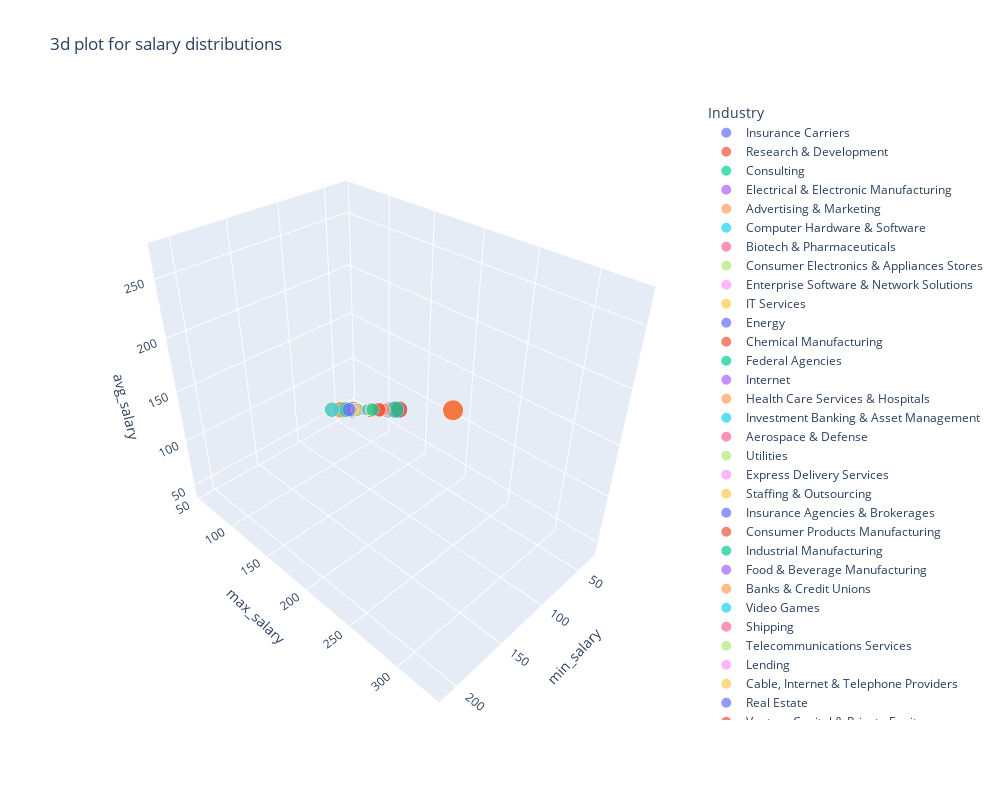

The notebook cell saved with this chart:
### Markdown cell above
The scatter plot on the left shows the relationship betweeen minimum salaries (horizontal axis) and maximum salaries (vertical axis) for various roles (dots). A line of best fit (shown in red) indicates a positive correlation: As the minimum salary increases, so does the maximum salary. This suggests that roles with higher entry requirements tend to offer greater earning potential. 

The box plot provides a summary of the salary ranges for minimum and maximum salaries, highlighting the interquartile range and outliers. We are able to understand the salary structures and could help candidates negotiate salaries based on financial goals.

### Code cell
fig = px.scatter_3d(data_frame=df, x='min_salary', y='max_salary', z='avg_salary',
                    color='Industry', size='min_salary', title='3d plot for salary distributions',
                   width=1000, height=800)
#fig.layout.height = 500
fig.show()

### Figure 1 — Plotly figure (JSON) as saved in the notebook; plotly's stock layout.template omitted (floating-point values rounded to 4 significant figures)
{"data": [{"hovertemplate": "Industry=Insurance Carriers<br>min_salary=%{marker.size}<br>max_salary=%{y}<br>avg_salary=%{z}<extra></extra>", "legendgroup": "Insurance Carriers", "marker": {"color": "#636efa", "size": [137, 137, 75, 75, 79, 79, 90, 101, 56, 56, 79, 71, 71, 90, 90, 90, 145, 79, 112, 112, 110, 69, 66, 66, 128, 87, 92, 92], "sizemode": "area", "sizeref": 0.53, "symbol": "circle"}, "mode": "markers", "name": "Insurance Carriers", "scene": "scene", "showlegend": true, "type": "scatter3d", "x": [137, 137, 75, 75, 79, 79, 90, 101, 56, 56, 79, 71, 71, 90, 90, 90, 145, 79, 112, 112, 110, 69, 66, 66, 128, 87, 92, 92], "y": [171, 171, 131, 131, 131, 131, 109, 165, 97, 97, 106, 123, 123, 124, 124, 124, 225, 147, 116, 116, 163, 116, 112, 112, 201, 141, 155, 155], "z": [154, 154, 103, 103, 105, 105, 99, 133, 76, 76, 92, 97, 97, 107, 107, 107, 185, 113, 114, 114, 136, 92, 89, 89, 164, 114, 123, 123]}, {"hovertemplate": "Industry=Research & Development<br>min_salary=%{marker.size}<br>max_salary=%{y}<br>avg_salary=%{z}<extra></extra>", "legendgroup": "Research & Development", "marker": {"color": "#EF553B", "size": [137, 79, 101, 79, 79, 90, 79, 112, 112, 79, 31, 212, 212, 212, 66, 87, 92], "sizemode": "area", "sizeref": 0.53, "symbol": "circle"}, "mode": "markers", "name": "Research & Development", "scene": "scene", "showlegend": true, "type": "scatter3d", "x": [137, 79, 101, 79, 79, 90, 79, 112, 112, 79, 31, 212, 212, 212, 66, 87, 92], "y": [171, 131, 165, 106, 106, 124, 147, 116, 116, 133, 56, 331, 331, 331, 112, 141, 155], "z": [154, 105, 133, 92, 92, 107, 113, 114, 114, 106, 43, 271, 271, 271, 89, 114, 123]}, {"hovertemplate": "Industry=Consulting<br>min_salary=%{marker.size}<br>max_salary=%{y}<br>avg_salary=%{z}<extra></extra>", "legendgroup": "Consulting", "marker": {"color": "#00cc96", "size": [137, 137, 137, 75, 79, 99, 99, 99, 79, 90, 91, 91, 122, 122, 112, 124, 124, 69, 69, 95, 95, 212, 128, 128, 80, 87, 87, 87, 92, 92], "sizemode": "area", "sizeref": 0.53, "symbol": "circle"}, "mode": "markers", "name": "Consulting", "scene": "scene", "showlegend": true, "type": "scatter3d", "x": [137, 137, 137, 75, 79, 99, 99, 99, 79, 90, 91, 91, 122, 122, 112, 124, 124, 69, 69, 95, 95, 212, 128, 128, 80, 87, 87, 87, 92, 92], "y": [171, 171, 171, 131, 131, 132, 132, 132, 106, 124, 150, 150, 146, 146, 116, 198, 198, 116, 116, 119, 119, 331, 201, 201, 132, 141, 141, 141, 155, 155], "z": [154, 154, 154, 103, 105, 115, 115, 115, 92, 107, 120, 120, 134, 134, 114, 161, 161, 92, 92, 107, 107, 271, 164, 164, 106, 114, 114, 114, 123, 123]}, {"hovertemplate": "Industry=Electrical & Electronic Manufacturing<br>min_salary=%{marker.size}<br>max_salary=%{y}<br>avg_salary=%{z}<extra></extra>", "legendgroup": "Electrical & Electronic Manufacturing", "marker": {"color": "#ab63fa", "size": [137, 90, 141], "sizemode": "area", "sizeref": 0.53, "symbol": "circle"}, "mode": "markers", "name": "Electrical & Electronic Manufacturing", "scene": "scene", "showlegend": true, "type": "scatter3d", "x": [137, 90, 141], "y": [171, 109, 225], "z": [154, 99, 183]}, {"hovertemplate": "Industry=Advertising & Marketing<br>min_salary=%{marker.size}<br>max_salary=%{y}<br>avg_salary=%{z}<extra></extra>", "legendgroup": "Advertising & Marketing", "marker": {"color": "#FFA15A", "size": [137, 137, 75, 79, 99, 99, 90, 90, 90, 56, 56, 79, 90, 90, 110, 69, 138, 138, 80, 105, 105], "sizemode": "area", "sizeref": 0.53, "symbol": "circle"}, "mode": "markers", "name": "Advertising & Marketing", "scene": "scene", "showlegend": true, "type": "scatter3d", "x": [137, 137, 75, 79, 99, 99, 90, 90, 90, 56, 56, 79, 90, 90, 110, 69, 138, 138, 80, 105, 105], "y": [171, 171, 131, 131, 132, 132, 109, 109, 109, 97, 97, 106, 124, 124, 163, 116, 158, 158, 132, 167, 167], "z": [154, 154, 103, 105, 115, 115, 99, 99, 99, 76, 76, 92, 107, 107, 136, 92, 148, 148, 106, 136, 136]}, {"hovertemplate": "Industry=Computer Hardware & Software<br>min_salary=%{marker.size}<br>max_salary=%{y}<br>avg_salary=%{z}<extra></extra>", "legendgroup": "Computer Hardware & Software", "marker": {"color": "#19d3f3", "size": [137, 137, 137, 137, 75, 79, 79, 79, 79, 79, 99, 99, 99, 99, 99, 99, 90, 90, 90, 101, 101, 56, 79, 79, 90, 90, 90, 91, 141, 145, 79, 79, 79, 122, 122, 112, 112, 110, 110, 79, 69, 31, 31, 95, 212, 66, 128, 128, 128, 138, 80, 87, 87, 92, 92], "sizemode": "area", "sizeref": 0.53, "symbol": "circle"}, "mode": "markers", "name": "Computer Hardware & Software", "scene": "scene", "showlegend": true, "type": "scatter3d", "x": [137, 137, 137, 137, 75, 79, 79, 79, 79, 79, 99, 99, 99, 99, 99, 99, 90, 90, 90, 101, 101, 56, 79, 79, 90, 90, 90, 91, 141, 145, 79, 79, 79, 122, 122, 112, 112, 110, 110, 79, 69, 31, 31, 95, 212, 66, 128, 128, 128, 138, 80, 87, 87, 92, 92], "y": [171, 171, 171, 171, 131, 131, 131, 131, 131, 131, 132, 132, 132, 132, 132, 132, 109, 109, 109, 165, 165, 97, 106, 106, 124, 124, 124, 150, 225, 225, 147, 147, 147, 146, 146, 116, 116, 163, 163, 133, 116, 56, 56, 119, 331, 112, 201, 201, 201, 158, 132, 141, 141, 155, 155], "z": [154, 154, 154, 154, 103, 105, 105, 105, 105, 105, 115, 115, 115, 115, 115, 115, 99, 99, 99, 133, 133, 76, 92, 92, 107, 107, 107, 120, 183, 185, 113, 113, 113, 134, 134, 114, 114, 136, 136, 106, 92, 43, 43, 107, 271, 89, 164, 164, 164, 148, 106, 114, 114, 123, 123]}, {"hovertemplate": "Industry=Biotech & Pharmaceuticals<br>min_salary=%{marker.size}<br>max_salary=%{y}<br>avg_salary=%{z}<extra></extra>", "legendgroup": "Biotech & Pharmaceuticals", "marker": {"color": "#FF6692", "size": [137, 75, 75, 75, 75, 75, 79, 79, 79, 79, 79, 79, 99, 99, 90, 90, 90, 90, 90, 90, 101, 101, 101, 56, 56, 56, 56, 56, 56, 79, 79, 79, 71, 90, 90, 91, 91, 141, 145, 145, 79, 112, 112, 110, 110, 110, 124, 79, 69, 31, 95, 212, 212, 212, 128, 128, 128, 128, 138, 80, 80, 92, 105], "sizemode": "area", "sizeref": 0.53, "symbol": "circle"}, "mode": "markers", "name": "Biotech & Pharmaceuticals", "scene": "scene", "showlegend": true, "type": "scatter3d", "x": [137, 75, 75, 75, 75, 75, 79, 79, 79, 79, 79, 79, 99, 99, 90, 90, 90, 90, 90, 90, 101, 101, 101, 56, 56, 56, 56, 56, 56, 79, 79, 79, 71, 90, 90, 91, 91, 141, 145, 145, 79, 112, 112, 110, 110, 110, 124, 79, 69, 31, 95, 212, 212, 212, 128, 128, 128, 128, 138, 80, 80, 92, 105], "y": [171, 131, 131, 131, 131, 131, 131, 131, 131, 131, 131, 131, 132, 132, 109, 109, 109, 109, 109, 109, 165, 165, 165, 97, 97, 97, 97, 97, 97, 106, 106, 106, 123, 124, 124, 150, 150, 225, 225, 225, 147, 116, 116, 163, 163, 163, 198, 133, 116, 56, 119, 331, 331, 331, 201, 201, 201, 201, 158, 132, 132, 155, 167], "z": [154, 103, 103, 103, 103, 103, 105, 105, 105, 105, 105, 105, 115, 115, 99, 99, 99, 99, 99, 99, 133, 133, 133, 76, 76, 76, 76, 76, 76, 92, 92, 92, 97, 107, 107, 120, 120, 183, 185, 185, 113, 114, 114, 136, 136, 136, 161, 106, 92, 43, 107, 271, 271, 271, 164, 164, 164, 164, 148, 106, 106, 123, 136]}, {"hovertemplate": "Industry=Consumer Electronics & Appliances Stores<br>min_salary=%{marker.size}<br>max_salary=%{y}<br>avg_salary=%{z}<extra></extra>", "legendgroup": "Consumer Electronics & Appliances Stores", "marker": {"color": "#B6E880", "size": [137, 79], "sizemode": "area", "sizeref": 0.53, "symbol": "circle"}, "mode": "markers", "name": "Consumer Electronics & Appliances Stores", "scene": "scene", "showlegend": true, "type": "scatter3d", "x": [137, 79], "y": [171, 131], "z": [154, 105]}, {"hovertemplate": "Industry=Enterprise Software & Network Solutions<br>min_salary=%{marker.size}<br>max_salary=%{y}<br>avg_salary=%{z}<extra></extra>", "legendgroup": "Enterprise Software & Network Solutions", "marker": {"color": "#FF97FF", "size": [137, 137, 137, 137, 75, 75, 75, 75, 75, 75, 75, 79, 99, 99, 99, 99, 90, 90, 90, 101, 101, 101, 79, 90, 91, 145, 122, 122, 122, 112, 110, 110, 124, 31, 31, 66, 138, 138, 80, 87, 92, 92], "sizemode": "area", "sizeref": 0.53, "symbol": "circle"}, "mode": "markers", "name": "Enterprise Software & Network Solutions", "scene": "scene", "showlegend": true, "type": "scatter3d", "x": [137, 137, 137, 137, 75, 75, 75, 75, 75, 75, 75, 79, 99, 99, 99, 99, 90, 90, 90, 101, 101, 101, 79, 90, 91, 145, 122, 122, 122, 112, 110, 110, 124, 31, 31, 66, 138, 138, 80, 87, 92, 92], "y": [171, 171, 171, 171, 131, 131, 131, 131, 131, 131, 131, 131, 132, 132, 132, 132, 109, 109, 109, 165, 165, 165, 106, 124, 150, 225, 146, 146, 146, 116, 163, 163, 198, 56, 56, 112, 158, 158, 132, 141, 155, 155], "z": [154, 154, 154, 154, 103, 103, 103, 103, 103, 103, 103, 105, 115, 115, 115, 115, 99, 99, 99, 133, 133, 133, 92, 107, 120, 185, 134, 134, 134, 114, 136, 136, 161, 43, 43, 89, 148, 148, 106, 114, 123, 123]}, {"hovertemplate": "Industry=IT Services<br>min_salary=%{marker.size}<br>max_salary=%{y}<br>avg_salary=%{z}<extra></extra>", "legendgroup": "IT Services", "marker": {"color": "#FECB52", "size": [137, 75, 75, 79, 79, 90, 101, 56, 56, 79, 79, 79, 71, 71, 90, 90, 91, 91, 91, 141, 141, 145, 145, 79, 79, 122, 112, 110, 124, 124, 79, 69, 69, 69, 31, 31, 95, 212, 66, 66, 66, 66, 66, 66, 80, 80, 80, 87, 87, 92, 105, 105], "sizemode": "area", "sizeref": 0.53, "symbol": "circle"}, "mode": "markers", "name": "IT Services", "scene": "scene", "showlegend": true, "type": "scatter3d", "x": [137, 75, 75, 79, 79, 90, 101, 56, 56, 79, 79, 79, 71, 71, 90, 90, 91, 91, 91, 141, 141, 145, 145, 79, 79, 122, 112, 110, 124, 124, 79, 69, 69, 69, 31, 31, 95, 212, 66, 66, 66, 66, 66, 66, 80, 80, 80, 87, 87, 92, 105, 105], "y": [171, 131, 131, 131, 131, 109, 165, 97, 97, 106, 106, 106, 123, 123, 124, 124, 150, 150, 150, 225, 225, 225, 225, 147, 147, 146, 116, 163, 198, 198, 133, 116, 116, 116, 56, 56, 119, 331, 112, 112, 112, 112, 112, 112, 132, 132, 132, 141, 141, 155, 167, 167], "z": [154, 103, 103, 105, 105, 99, 133, 76, 76, 92, 92, 92, 97, 97, 107, 107, 120, 120, 120, 183, 183, 185, 185, 113, 113, 134, 114, 136, 161, 161, 106, 92, 92, 92, 43, 43, 107, 271, 89, 89, 89, 89, 89, 89, 106, 106, 106, 114, 114, 123, 136, 136]}, {"hovertemplate": "Industry=Energy<br>min_salary=%{marker.size}<br>max_salary=%{y}<br>avg_salary=%{z}<extra></extra>", "legendgroup": "Energy", "marker": {"color": "#636efa", "size": [137, 56, 91, 112, 66], "sizemode": "area", "sizeref": 0.53, "symbol": "circle"}, "mode": "markers", "name": "Energy", "scene": "scene", "showlegend": true, "type": "scatter3d", "x": [137, 56, 91, 112, 66], "y": [171, 97, 150, 116, 112], "z": [154, 76, 120, 114, 89]}, {"hovertemplate": "Industry=Chemical Manufacturing<br>min_salary=%{marker.size}<br>max_salary=%{y}<br>avg_salary=%{z}<extra></extra>", "legendgroup": "Chemical Manufacturing", "marker": {"color": "#EF553B", "size": [137, 137, 56], "sizemode": "area", "sizeref": 0.53, "symbol": "circle"}, "mode": "markers", "name": "Chemical Manufacturing", "scene": "scene", "showlegend": true, "type": "scatter3d", "x": [137, 137, 56], "y": [171, 171, 97], "z": [154, 154, 76]}, {"hovertemplate": "Industry=Federal Agencies<br>min_salary=%{marker.size}<br>max_salary=%{y}<br>avg_salary=%{z}<extra></extra>", "legendgroup": "Federal Agencies", "marker": {"color": "#00cc96", "size": [137, 137, 75, 90, 101, 56, 71, 91, 145, 79, 110, 128, 128, 138, 138, 80], "sizemode": "area", "sizeref": 0.53, "symbol": "circle"}, "mode": "markers", "name": "Federal Agencies", "scene": "scene", "showlegend": true, "type": "scatter3d", "x": [137, 137, 75, 90, 101, 56, 71, 91, 145, 79, 110, 128, 128, 138, 138, 80], "y": [171, 171, 131, 109, 165, 97, 123, 150, 225, 147, 163, 201, 201, 158, 158, 132], "z": [154, 154, 103, 99, 133, 76, 97, 120, 185, 113, 136, 164, 164, 148, 148, 106]}, {"hovertemplate": "Industry=Internet<br>min_salary=%{marker.size}<br>max_salary=%{y}<br>avg_salary=%{z}<extra></extra>", "legendgroup": "Internet", "marker": {"color": "#ab63fa", "size": [137, 137, 75, 75, 79, 79, 79, 99, 99, 56, 79, 71, 71, 71, 91, 141, 145, 112, 124, 124, 79, 69, 95, 66, 128, 128, 80], "sizemode": "area", "sizeref": 0.53, "symbol": "circle"}, "mode": "markers", "name": "Internet", "scene": "scene", "showlegend": true, "type": "scatter3d", "x": [137, 137, 75, 75, 79, 79, 79, 99, 99, 56, 79, 71, 71, 71, 91, 141, 145, 112, 124, 124, 79, 69, 95, 66, 128, 128, 80], "y": [171, 171, 131, 131, 131, 131, 131, 132, 132, 97, 106, 123, 123, 123, 150, 225, 225, 116, 198, 198, 133, 116, 119, 112, 201, 201, 132], "z": [154, 154, 103, 103, 105, 105, 105, 115, 115, 76, 92, 97, 97, 97, 120, 183, 185, 114, 161, 161, 106, 92, 107, 89, 164, 164, 106]}, {"hovertemplate": "Industry=Health Care Services & Hospitals<br>min_salary=%{marker.size}<br>max_salary=%{y}<br>avg_salary=%{z}<extra></extra>", "legendgroup": "Health Care Services & Hospitals", "marker": {"color": "#FFA15A", "size": [137, 75, 75, 79, 99, 99, 99, 56, 79, 145, 112, 110, 110, 95, 138, 80, 80, 87], "sizemode": "area", "sizeref": 0.53, "symbol": "circle"}, "mode": "markers", "name": "Health Care Services & Hospitals", "scene": "scene", "showlegend": true, "type": "scatter3d", "x": [137, 75, 75, 79, 99, 99, 99, 56, 79, 145, 112, 110, 110, 95, 138, 80, 80, 87], "y": [171, 131, 131, 131, 132, 132, 132, 97, 106, 225, 116, 163, 163, 119, 158, 132, 132, 141], "z": [154, 103, 103, 105, 115, 115, 115, 76, 92, 185, 114, 136, 136, 107, 148, 106, 106, 114]}, {"hovertemplate": "Industry=Investment Banking & Asset Management<br>min_salary=%{marker.size}<br>max_salary=%{y}<br>avg_salary=%{z}<extra></extra>", "legendgroup": "Investment Banking & Asset Management", "marker": {"color": "#19d3f3", "size": [137, 75, 75, 79, 99, 99, 71, 71, 79, 79, 79, 31, 128], "sizemode": "area", "sizeref": 0.53, "symbol": "circle"}, "mode": "markers", "name": "Investment Banking & Asset Management", "scene": "scene", "showlegend": true, "type": "scatter3d", "x": [137, 75, 75, 79, 99, 99, 71, 71, 79, 79, 79, 31, 128], "y": [171, 131, 131, 131, 132, 132, 123, 123, 147, 147, 133, 56, 201], "z": [154, 103, 103, 105, 115, 115, 97, 97, 113, 113, 106, 43, 164]}, {"hovertemplate": "Industry=Aerospace & Defense<br>min_salary=%{marker.size}<br>max_salary=%{y}<br>avg_salary=%{z}<extra></extra>", "legendgroup": "Aerospace & Defense", "marker": {"color": "#FF6692", "size": [137, 75, 99, 99, 90, 101, 56, 79, 71, 90, 91, 141, 145, 79, 79, 122, 112, 110, 110, 124, 31, 31, 212, 128, 138, 138, 138, 80, 80, 87, 87, 92, 105, 105], "sizemode": "area", "sizeref": 0.53, "symbol": "circle"}, "mode": "markers", "name": "Aerospace & Defense", "scene": "scene", "showlegend": true, "type": "scatter3d", "x": [137, 75, 99, 99, 90, 101, 56, 79, 71, 90, 91, 141, 145, 79, 79, 122, 112, 110, 110, 124, 31, 31, 212, 128, 138, 138, 138, 80, 80, 87, 87, 92, 105, 105], "y": [171, 131, 132, 132, 109, 165, 97, 106, 123, 124, 150, 225, 225, 147, 147, 146, 116, 163, 163, 198, 56, 56, 331, 201, 158, 158, 158, 132, 132, 141, 141, 155, 167, 167], "z": [154, 103, 115, 115, 99, 133, 76, 92, 97, 107, 120, 183, 185, 113, 113, 134, 114, 136, 136, 161, 43, 43, 271, 164, 148, 148, 148, 106, 106, 114, 114, 123, 136, 136]}, {"hovertemplate": "Industry=Utilities<br>min_salary=%{marker.size}<br>max_salary=%{y}<br>avg_salary=%{z}<extra></extra>", "legendgroup": "Utilities", "marker": {"color": "#B6E880", "size": [75, 90, 91], "sizemode": "area", "sizeref": 0.53, "symbol": "circle"}, "mode": "markers", "name": "Utilities", "scene": "scene", "showlegend": true, "type": "scatter3d", "x": [75, 90, 91], "y": [131, 109, 150], "z": [103, 99, 120]}, {"hovertemplate": "Industry=Express Delivery Services<br>min_salary=%{marker.size}<br>max_salary=%{y}<br>avg_salary=%{z}<extra></extra>", "legendgroup": "Express Delivery Services", "marker": {"color": "#FF97FF", "size": [75, 124], "sizemode": "area", "sizeref": 0.53, "symbol": "circle"}, "mode": "markers", "name": "Express Delivery Services", "scene": "scene", "showlegend": true, "type": "scatter3d", "x": [75, 124], "y": [131, 198], "z": [103, 161]}, {"hovertemplate": "Industry=Staffing & Outsourcing<br>min_salary=%{marker.size}<br>max_salary=%{y}<br>avg_salary=%{z}<extra></extra>", "legendgroup": "Staffing & Outsourcing", "marker": {"color": "#FECB52", "size": [75, 79, 90, 101, 79, 91, 141, 145, 79, 122, 112, 112, 112, 124, 124, 79, 69, 69, 69, 31, 95, 95, 95, 212, 212, 212, 66, 66, 66, 128, 87, 87, 92, 105], "sizemode": "area", "sizeref": 0.53, "symbol": "circle"}, "mode": "markers", "name": "Staffing & Outsourcing", "scene": "scene", "showlegend": true, "type": "scatter3d", "x": [75, 79, 90, 101, 79, 91, 141, 145, 79, 122, 112, 112, 112, 124, 124, 79, 69, 69, 69, 31, 95, 95, 95, 212, 212, 212, 66, 66, 66, 128, 87, 87, 92, 105], "y": [131, 131, 109, 165, 106, 150, 225, 225, 147, 146, 116, 116, 116, 198, 198, 133, 116, 116, 116, 56, 119, 119, 119, 331, 331, 331, 112, 112, 112, 201, 141, 141, 155, 167], "z": [103, 105, 99, 133, 92, 120, 183, 185, 113, 134, 114, 114, 114, 161, 161, 106, 92, 92, 92, 43, 107, 107, 107, 271, 271, 271, 89, 89, 89, 164, 114, 114, 123, 136]}, {"hovertemplate": "Industry=Insurance Agencies & Brokerages<br>min_salary=%{marker.size}<br>max_salary=%{y}<br>avg_salary=%{z}<extra></extra>", "legendgroup": "Insurance Agencies & Brokerages", "marker": {"color": "#636efa", "size": [75, 79, 122, 31], "sizemode": "area", "sizeref": 0.53, "symbol": "circle"}, "mode": "markers", "name": "Insurance Agencies & Brokerages", "scene": "scene", "showlegend": true, "type": "scatter3d", "x": [75, 79, 122, 31], "y": [131, 131, 146, 56], "z": [103, 105, 134, 43]}, {"hovertemplate": "Industry=Consumer Products Manufacturing<br>min_salary=%{marker.size}<br>max_salary=%{y}<br>avg_salary=%{z}<extra></extra>", "legendgroup": "Consumer Products Manufacturing", "marker": {"color": "#EF553B", "size": [79, 79, 110, 69, 138], "sizemode": "area", "sizeref": 0.53, "symbol": "circle"}, "mode": "markers", "name": "Consumer Products Manufacturing", "scene": "scene", "showlegend": true, "type": "scatter3d", "x": [79, 79, 110, 69, 138], "y": [131, 147, 163, 116, 158], "z": [105, 113, 136, 92, 148]}, {"hovertemplate": "Industry=Industrial Manufacturing<br>min_salary=%{marker.size}<br>max_salary=%{y}<br>avg_salary=%{z}<extra></extra>", "legendgroup": "Industrial Manufacturing", "marker": {"color": "#00cc96", "size": [79, 90, 128], "sizemode": "area", "sizeref": 0.53, "symbol": "circle"}, "mode": "markers", "name": "Industrial Manufacturing", "scene": "scene", "showlegend": true, "type": "scatter3d", "x": [79, 90, 128], "y": [131, 124, 201], "z": [105, 107, 164]}, {"hovertemplate": "Industry=Food & Beverage Manufacturing<br>min_salary=%{marker.size}<br>max_salary=%{y}<br>avg_salary=%{z}<extra></extra>", "legendgroup": "Food & Beverage Manufacturing", "marker": {"color": "#ab63fa", "size": [79, 99, 138, 92], "sizemode": "area", "sizeref": 0.53, "symbol": "circle"}, "mode": "markers", "name": "Food & Beverage Manufacturing", "scene": "scene", "showlegend": true, "type": "scatter3d", "x": [79, 99, 138, 92], "y": [131, 132, 158, 155], "z": [105, 115, 148, 123]}, {"hovertemplate": "Industry=Banks & Credit Unions<br>min_salary=%{marker.size}<br>max_salary=%{y}<br>avg_salary=%{z}<extra></extra>", "legendgroup": "Banks & Credit Unions", "marker": {"color": "#FFA15A", "size": [79, 99, 101, 91, 110, 138, 138, 87], "sizemode": "area", "sizeref": 0.53, "symbol": "circle"}, "mode": "markers", "name": "Banks & Credit Unions", "scene": "scene", "showlegend": true, "type": "scatter3d", "x": [79, 99, 101, 91, 110, 138, 138, 87], "y": [131, 132, 165, 150, 163, 158, 158, 141], "z": [105, 115, 133, 120, 136, 148, 148, 114]}, {"hovertemplate": "Industry=Video Games<br>min_salary=%{marker.size}<br>max_salary=%{y}<br>avg_salary=%{z}<extra></extra>", "legendgroup": "Video Games", "marker": {"color": "#19d3f3", "size": [99, 90, 141], "sizemode": "area", "sizeref": 0.53, "symbol": "circle"}, "mode": "markers", "name": "Video Games", "scene": "scene", "showlegend": true, "type": "scatter3d", "x": [99, 90, 141], "y": [132, 109, 225], "z": [115, 99, 183]}, {"hovertemplate": "Industry=Shipping<br>min_salary=%{marker.size}<br>max_salary=%{y}<br>avg_salary=%{z}<extra></extra>", "legendgroup": "Shipping", "marker": {"color": "#FF6692", "size": [99], "sizemode": "area", "sizeref": 0.53, "symbol": "circle"}, "mode": "markers", "name": "Shipping", "scene": "scene", "showlegend": true, "type": "scatter3d", "x": [99], "y": [132], "z": [115]}, {"hovertemplate": "Industry=Telecommunications Services<br>min_salary=%{marker.size}<br>max_salary=%{y}<br>avg_salary=%{z}<extra></extra>", "legendgroup": "Telecommunications Services", "marker": {"color": "#B6E880", "size": [99, 90, 101, 79, 105], "sizemode": "area", "sizeref": 0.53, "symbol": "circle"}, "mode": "markers", "name": "Telecommunications Services", "scene": "scene", "showlegend": true, "type": "scatter3d", "x": [99, 90, 101, 79, 105], "y": [132, 109, 165, 133, 167], "z": [115, 99, 133, 106, 136]}, {"hovertemplate": "Industry=Lending<br>min_salary=%{marker.size}<br>max_salary=%{y}<br>avg_salary=%{z}<extra></extra>", "legendgroup": "Lending", "marker": {"color": "#FF97FF", "size": [90, 90, 56, 79, 145, 124, 66], "sizemode": "area", "sizeref": 0.53, "symbol": "circle"}, "mode": "markers", "name": "Lending", "scene": "scene", "showlegend": true, "type": "scatter3d", "x": [90, 90, 56, 79, 145, 124, 66], "y": [109, 109, 97, 106, 225, 198, 112], "z": [99, 99, 76, 92, 185, 161, 89]}, {"hovertemplate": "Industry=Cable, Internet & Telephone Providers<br>min_salary=%{marker.size}<br>max_salary=%{y}<br>avg_salary=%{z}<extra></extra>", "legendgroup": "Cable, Internet & Telephone Providers", "marker": {"color": "#FECB52", "size": [90], "sizemode": "area", "sizeref": 0.53, "symbol": "circle"}, "mode": "markers", "name": "Cable, Internet & Telephone Providers", "scene": "scene", "showlegend": true, "type": "scatter3d", "x": [90], "y": [109], "z": [99]}, {"hovertemplate": "Industry=Real Estate<br>min_salary=%{marker.size}<br>max_salary=%{y}<br>avg_salary=%{z}<extra></extra>", "legendgroup": "Real Estate", "marker": {"color": "#636efa", "size": [101, 71, 91], "sizemode": "area", "sizeref": 0.53, "symbol": "circle"}, "mode": "markers", "name": "Real Estate", "scene": "scene", "showlegend": true, "type": "scatter3d", "x": [101, 71, 91], "y": [165, 123, 150], "z": [133, 97, 120]}, {"hovertemplate": "Industry=Venture Capital & Private Equity<br>min_salary=%{marker.size}<br>max_salary=%{y}<br>avg_salary=%{z}<extra></extra>", "legendgroup": "Venture Capital & Private Equity", "marker": {"color": "#EF553B", "size": [101, 71], "sizemode": "area", "sizeref": 0.53, "symbol": "circle"}, "mode": "markers", "name": "Venture Capital & Private Equity", "scene": "scene", "showlegend": true, "type": "scatter3d", "x": [101, 71], "y": [165, 123], "z": [133, 97]}, {"hovertemplate": "Industry=Miscellaneous Manufacturing<br>min_salary=%{marker.size}<br>max_salary=%{y}<br>avg_salary=%{z}<extra></extra>", "legendgroup": "Miscellaneous Manufacturing", "marker": {"color": "#00cc96", "size": [79, 122, 31], "sizemode": "area", "sizeref": 0.53, "symbol": "circle"}, "mode": "markers", "name": "Miscellaneous Manufacturing", "scene": "scene", "showlegend": true, "type": "scatter3d", "x": [79, 122, 31], "y": [106, 146, 56], "z": [92, 134, 43]}, {"hovertemplate": "Industry=Oil & Gas Services<br>min_salary=%{marker.size}<br>max_salary=%{y}<br>avg_salary=%{z}<extra></extra>", "legendgroup": "Oil & Gas Services", "marker": {"color": "#ab63fa", "size": [79, 31], "sizemode": "area", "sizeref": 0.53, "symbol": "circle"}, "mode": "markers", "name": "Oil & Gas Services", "scene": "scene", "showlegend": true, "type": "scatter3d", "x": [79, 31], "y": [106, 56], "z": [92, 43]}, {"hovertemplate": "Industry=Transportation Equipment Manufacturing<br>min_salary=%{marker.size}<br>max_salary=%{y}<br>avg_salary=%{z}<extra></extra>", "legendgroup": "Transportation Equipment Manufacturing", "marker": {"color": "#FFA15A", "size": [71, 141], "sizemode": "area", "sizeref": 0.53, "symbol": "circle"}, "mode": "markers", "name": "Transportation Equipment Manufacturing", "scene": "scene", "showlegend": true, "type": "scatter3d", "x": [71, 141], "y": [123, 225], "z": [97, 183]}, {"hovertemplate": "Industry=Telecommunications Manufacturing<br>min_salary=%{marker.size}<br>max_salary=%{y}<br>avg_salary=%{z}<extra></extra>", "legendgroup": "Telecommunications Manufacturing", "marker": {"color": "#19d3f3", "size": [71], "sizemode": "area", "sizeref": 0.53, "symbol": "circle"}, "mode": "markers", "name": "Telecommunications Manufacturing", "scene": "scene", "showlegend": true, "type": "scatter3d", "x": [71], "y": [123], "z": [97]}, {"hovertemplate": "Industry=Transportation Management<br>min_salary=%{marker.size}<br>max_salary=%{y}<br>avg_salary=%{z}<extra></extra>", "legendgroup": "Transportation Management", "marker": {"color": "#FF6692", "size": [90], "sizemode": "area", "sizeref": 0.53, "symbol": "circle"}, "mode": "markers", "name": "Transportation Management", "scene": "scene", "showlegend": true, "type": "scatter3d", "x": [90], "y": [124], "z": [107]}, {"hovertemplate": "Industry=News Outlet<br>min_salary=%{marker.size}<br>max_salary=%{y}<br>avg_salary=%{z}<extra></extra>", "legendgroup": "News Outlet", "marker": {"color": "#B6E880", "size": [90], "sizemode": "area", "sizeref": 0.53, "symbol": "circle"}, "mode": "markers", "name": "News Outlet", "scene": "scene", "showlegend": true, "type": "scatter3d", "x": [90], "y": [124], "z": [107]}, {"hovertemplate": "Industry=Architectural & Engineering Services<br>min_salary=%{marker.size}<br>max_salary=%{y}<br>avg_salary=%{z}<extra></extra>", "legendgroup": "Architectural & Engineering Services", "marker": {"color": "#FF97FF", "size": [91, 141, 124], "sizemode": "area", "sizeref": 0.53, "symbol": "circle"}, "mode": "markers", "name": "Architectural & Engineering Services", "scene": "scene", "showlegend": true, "type": "scatter3d", "x": [91, 141, 124], "y": [150, 225, 198], "z": [120, 183, 161]}, {"hovertemplate": "Industry=Other Retail Stores<br>min_salary=%{marker.size}<br>max_salary=%{y}<br>avg_salary=%{z}<extra></extra>", "legendgroup": "Other Retail Stores", "marker": {"color": "#FECB52", "size": [141, 141], "sizemode": "area", "sizeref": 0.53, "symbol": "circle"}, "mode": "markers", "name": "Other Retail Stores", "scene": "scene", "showlegend": true, "type": "scatter3d", "x": [141, 141], "y": [225, 225], "z": [183, 183]}, {"hovertemplate": "Industry=Hotels, Motels, & Resorts<br>min_salary=%{marker.size}<br>max_salary=%{y}<br>avg_salary=%{z}<extra></extra>", "legendgroup": "Hotels, Motels, & Resorts", "marker": {"color": "#636efa", "size": [141], "sizemode": "area", "sizeref": 0.53, "symbol": "circle"}, "mode": "markers", "name": "Hotels, Motels, & Resorts", "scene": "scene", "showlegend": true, "type": "scatter3d", "x": [141], "y": [225], "z": [183]}, {"hovertemplate": "Industry=State & Regional Agencies<br>min_salary=%{marker.size}<br>max_salary=%{y}<br>avg_salary=%{z}<extra></extra>", "legendgroup": "State & Regional Agencies", "marker": {"color": "#EF553B", "size": [141], "sizemode": "area", "sizeref": 0.53, "symbol": "circle"}, "mode": "markers", "name": "State & Regional Agencies", "scene": "scene", "showlegend": true, "type": "scatter3d", "x": [141], "y": [225], "z": [183]}, {"hovertemplate": "Industry=Financial Transaction Processing<br>min_salary=%{marker.size}<br>max_salary=%{y}<br>avg_salary=%{z}<extra></extra>", "legendgroup": "Financial Transaction Processing", "marker": {"color": "#00cc96", "size": [145, 31], "sizemode": "area", "sizeref": 0.53, "symbol": "circle"}, "mode": "markers", "name": "Financial Transaction Processing", "scene": "scene", "showlegend": true, "type": "scatter3d", "x": [145, 31], "y": [225, 56], "z": [185, 43]}, {"hovertemplate": "Industry=Timber Operations<br>min_salary=%{marker.size}<br>max_salary=%{y}<br>avg_salary=%{z}<extra></extra>", "legendgroup": "Timber Operations", "marker": {"color": "#ab63fa", "size": [79, 69], "sizemode": "area", "sizeref": 0.53, "symbol": "circle"}, "mode": "markers", "name": "Timber Operations", "scene": "scene", "showlegend": true, "type": "scatter3d", "x": [79, 69], "y": [147, 116], "z": [113, 92]}, {"hovertemplate": "Industry=Colleges & Universities<br>min_salary=%{marker.size}<br>max_salary=%{y}<br>avg_salary=%{z}<extra></extra>", "legendgroup": "Colleges & Universities", "marker": {"color": "#FFA15A", "size": [79, 69], "sizemode": "area", "sizeref": 0.53, "symbol": "circle"}, "mode": "markers", "name": "Colleges & Universities", "scene": "scene", "showlegend": true, "type": "scatter3d", "x": [79, 69], "y": [147, 116], "z": [113, 92]}, {"hovertemplate": "Industry=Travel Agencies<br>min_salary=%{marker.size}<br>max_salary=%{y}<br>avg_salary=%{z}<extra></extra>", "legendgroup": "Travel Agencies", "marker": {"color": "#19d3f3", "size": [112, 66], "sizemode": "area", "sizeref": 0.53, "symbol": "circle"}, "mode": "markers", "name": "Travel Agencies", "scene": "scene", "showlegend": true, "type": "scatter3d", "x": [112, 66], "y": [116, 112], "z": [114, 89]}, {"hovertemplate": "Industry=Logistics & Supply Chain<br>min_salary=%{marker.size}<br>max_salary=%{y}<br>avg_salary=%{z}<extra></extra>", "legendgroup": "Logistics & Supply Chain", "marker": {"color": "#FF6692", "size": [79], "sizemode": "area", "sizeref": 0.53, "symbol": "circle"}, "mode": "markers", "name": "Logistics & Supply Chain", "scene": "scene", "showlegend": true, "type": "scatter3d", "x": [79], "y": [133], "z": [106]}, {"hovertemplate": "Industry=Farm Support Services<br>min_salary=%{marker.size}<br>max_salary=%{y}<br>avg_salary=%{z}<extra></extra>", "legendgroup": "Farm Support Services", "marker": {"color": "#B6E880", "size": [79], "sizemode": "area", "sizeref": 0.53, "symbol": "circle"}, "mode": "markers", "name": "Farm Support Services", "scene": "scene", "showlegend": true, "type": "scatter3d", "x": [79], "y": [133], "z": [106]}, {"hovertemplate": "Industry=Social Assistance<br>min_salary=%{marker.size}<br>max_salary=%{y}<br>avg_salary=%{z}<extra></extra>", "legendgroup": "Social Assistance", "marker": {"color": "#FF97FF", "size": [31], "sizemode": "area", "sizeref": 0.53, "symbol": "circle"}, "mode": "markers", "name": "Social Assistance", "scene": "scene", "showlegend": true, "type": "scatter3d", "x": [31], "y": [56], "z": [43]}, {"hovertemplate": "Industry=Construction<br>min_salary=%{marker.size}<br>max_salary=%{y}<br>avg_salary=%{z}<extra></extra>", "legendgroup": "Construction", "marker": {"color": "#FECB52", "size": [31, 80], "sizemode": "area", "sizeref": 0.53, "symbol": "circle"}, "mode": "markers", "name": "Construction", "scene": "scene", "showlegend": true, "type": "scatter3d", "x": [31, 80], "y": [56, 132], "z": [43, 106]}, {"hovertemplate": "Industry=Department, Clothing, & Shoe Stores<br>min_salary=%{marker.size}<br>max_salary=%{y}<br>avg_salary=%{z}<extra></extra>", "legendgroup": "Department, Clothing, & Shoe Stores", "marker": {"color": "#636efa", "size": [95], "sizemode": "area", "sizeref": 0.53, "symbol": "circle"}, "mode": "markers", "name": "Department, Clothing, & Shoe Stores", "scene": "scene", "showlegend": true, "type": "scatter3d", "x": [95], "y": [119], "z": [107]}, {"hovertemplate": "Industry=Wholesale<br>min_salary=%{marker.size}<br>max_salary=%{y}<br>avg_salary=%{z}<extra></extra>", "legendgroup": "Wholesale", "marker": {"color": "#EF553B", "size": [212, 92, 105], "sizemode": "area", "sizeref": 0.53, "symbol": "circle"}, "mode": "markers", "name": "Wholesale", "scene": "scene", "showlegend": true, "type": "scatter3d", "x": [212, 92, 105], "y": [331, 155, 167], "z": [271, 123, 136]}, {"hovertemplate": "Industry=Rail<br>min_salary=%{marker.size}<br>max_salary=%{y}<br>avg_salary=%{z}<extra></extra>", "legendgroup": "Rail", "marker": {"color": "#00cc96", "size": [87], "sizemode": "area", "sizeref": 0.53, "symbol": "circle"}, "mode": "markers", "name": "Rail", "scene": "scene", "showlegend": true, "type": "scatter3d", "x": [87], "y": [141], "z": [114]}], "layout": {"height": 800, "legend": {"itemsizing": "constant", "title": {"text": "Industry"}, "tracegroupgap": 0}, "scene": {"aspectmode": "auto", "aspectratio": {"x": 0.8054, "y": 1.224, "z": 1.015}, "camera": {"center": {"x": 0, "y": 0, "z": 0}, "eye": {"x": 1.393, "y": 1.393, "z": 1.393}, "projection": {"type": "perspective"}, "up": {"x": 0, "y": 0, "z": 1}}, "domain": {"x": [0, 1], "y": [0, 1]}, "xaxis": {"title": {"text": "min_salary"}, "type": "linear"}, "yaxis": {"title": {"text": "max_salary"}, "type": "linear"}, "zaxis": {"title": {"text": "avg_salary"}, "type": "linear"}}, "title": {"text": "3d plot for salary distributions"}, "width": 1000}}
